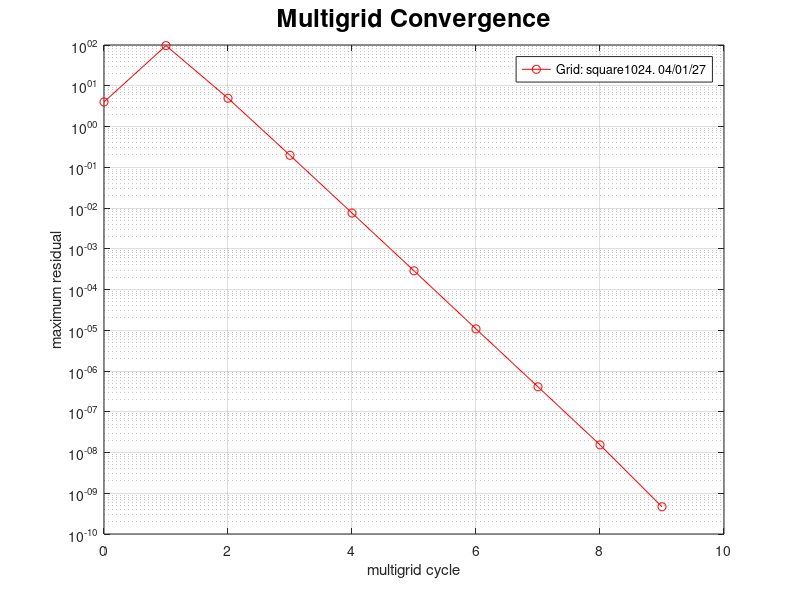

Write MATLAB code to recreate this figure.
t=[0 1 2 3 4 5 6 7 8 9 ];
defect=[4.000e+00 9.655e+01 4.939e+00 1.965e-01 7.536e-03 2.879e-04 1.079e-05 4.087e-07 1.537e-08 4.657e-10 ];
clf
set(gca,'FontSize',16);
plot(t,defect,'r-o');
title('Multigrid Convergence','FontSize',18);
ylabel('maximum residual');
xlabel('multigrid cycle');
set(gca,'YScale','log');
grid on
legend('Grid: square1024. 04/01/27','BC: NMNN.','Second-order accurate.','1.1e+06 points. 5 levels.','CR=0.038, ECR=0.59, W[2,1]');
% pause
% print -deps2 residual.eps


% print -depsc2 residual.eps
